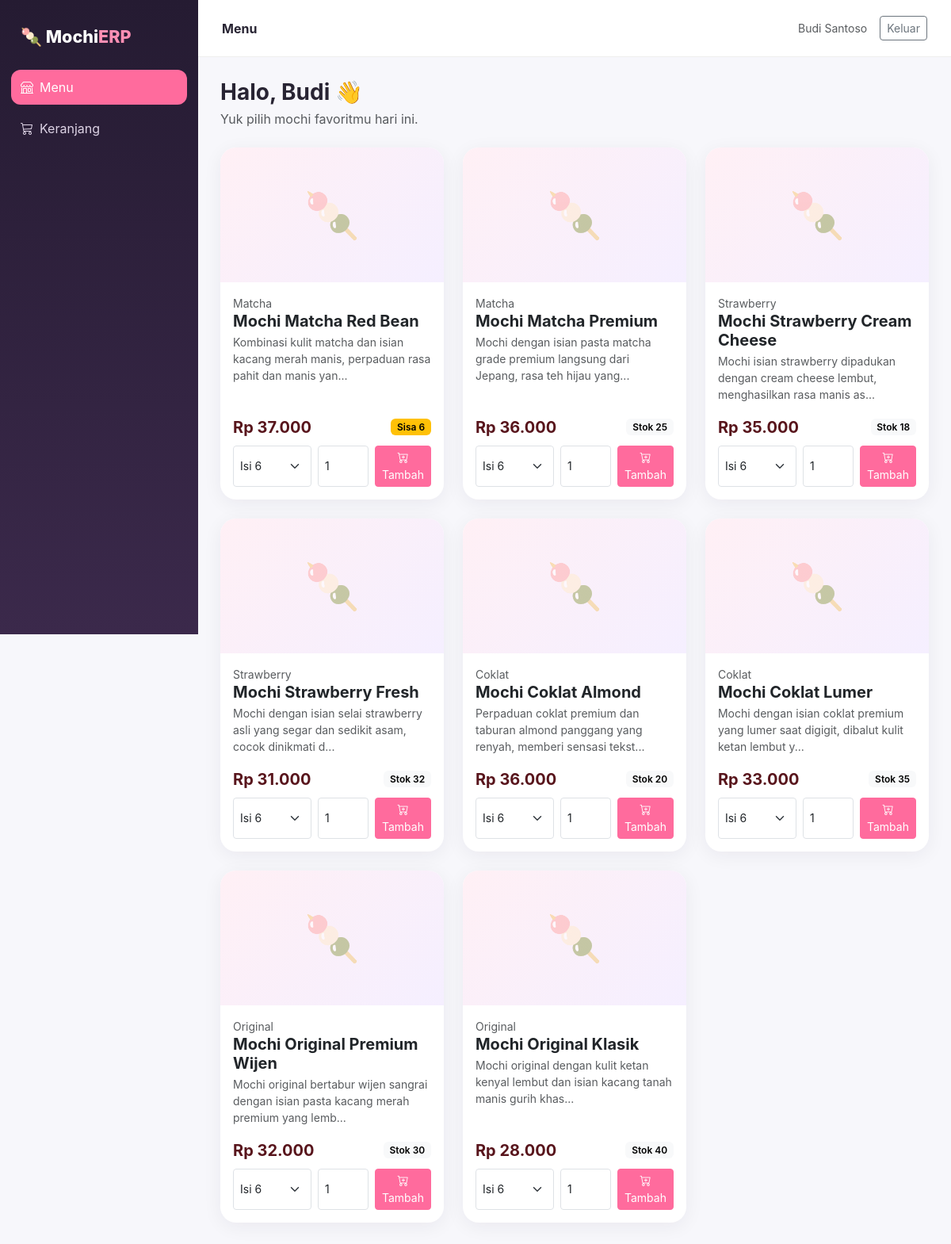
Screenshot of /index.php?route=home (signed in) with the database file from the repository.
### tables this page shows
CREATE TABLE `produk` (
  `id` INT AUTO_INCREMENT PRIMARY KEY,
  `kategori_id` INT NOT NULL COMMENT 'Relasi ke tabel kategori (rasa mochi)',
  `kode_produk` VARCHAR(30) NOT NULL UNIQUE COMMENT 'SKU / Barcode unik produk (misal: MCH-ORI-001)',
  `nama_produk` VARCHAR(150) NOT NULL COMMENT 'Nama komersial mochi',
  `slug` VARCHAR(180) NOT NULL UNIQUE COMMENT 'Slug untuk URL detail produk',
  `deskripsi` TEXT DEFAULT NULL COMMENT 'Deskripsi detail isian dan bahan mochi',
  `varian_isi` VARCHAR(50) NOT NULL DEFAULT 'Isi 6, Isi 12, Isi 20' COMMENT 'Pilihan varian jumlah isi per box yang tersedia',
  `harga_beli` DECIMAL(12,2) NOT NULL DEFAULT 0.00 COMMENT 'HPP (Harga Pokok Pembelian) satuan saat produksi/restock',
  `harga_jual` DECIMAL(12,2) NOT NULL DEFAULT 0.00 COMMENT 'Harga jual ke konsumen e-commerce',
  `stok` INT NOT NULL DEFAULT 0 COMMENT 'Jumlah stok fisik (box) saat ini',
  `stok_minimum` INT NOT NULL DEFAULT 5 COMMENT 'Batas peringatan stok menipis pada dashboard ERP',
  `berat_gram` INT NOT NULL DEFAULT 250 COMMENT 'Berat produk dalam gram untuk hitung ongkir',
  `gambar` VARCHAR(255) DEFAULT 'default_mochi.jpg' COMMENT 'Nama file foto produk',
  `status` ENUM('aktif', 'nonaktif') NOT NULL DEFAULT 'aktif' COMMENT 'Status tayang di katalog',
  `dibuat_pada` DATETIME DEFAULT CURRENT_TIMESTAMP,
  `diperbarui_pada` DATETIME DEFAULT CURRENT_TIMESTAMP ON UPDATE CURRENT_TIMESTAMP,
  CONSTRAINT `fk_produk_kategori` FOREIGN KEY (`kategori_id`) REFERENCES `kategori` (`id`) ON DELETE
  RESTRICT ON UPDATE CASCADE
);

CREATE TABLE `kategori` (
  `id` INT AUTO_INCREMENT PRIMARY KEY,
  `nama_kategori` VARCHAR(100) NOT NULL COMMENT 'Nama kategori rasa mochi (Original, Coklat, Strawberry, Matcha)',
  `slug` VARCHAR(120) NOT NULL UNIQUE COMMENT 'Slug ramah URL',
  `deskripsi` TEXT DEFAULT NULL COMMENT 'Penjelasan singkat kategori rasa',
  `dibuat_pada` DATETIME DEFAULT CURRENT_TIMESTAMP
);

### config/app.php (called while the page is built, shortened)
<?php
function db(): PDO {
    static $db;
    if (!$db) $db = (new Database())->connect();
    return $db;
}
function base_url(string $path=''): string {
    $base = rtrim(dirname($_SERVER['SCRIPT_NAME']), '/\\');
    return $base . ($path ? '/'.$path : '');
}
function e($value): string {
    return htmlspecialchars((string)$value, ENT_QUOTES, 'UTF-8');
}
function rupiah($n): string {
    return 'Rp '.number_format((float)$n, 0, ',', '.');
}
function auth(): ?array { return $_SESSION['user'] ?? null; }
function view(string $name, array $data=[]): void {
    extract($data);
    require __DIR__.'/../app/views/'.$name.'.php';
}

### public/index.php (called while the page is built, shortened)
<?php
require_once __DIR__.'/../config/app.php';
$route = $_GET['route'] ?? 'catalog';
$map = [
 'home' => ['HomeController','index'],
 'kategori' => ['KategoriController','index'],
 'produk' => ['ProdukController','index'],
 'pengguna' => ['PenggunaController','index'],
 'pesanan' => ['PesananController','index'],
 'keranjang' => ['KeranjangController','keranjang'],
 'checkout' => ['KeranjangController','checkout'],
 'pembayaran' => ['KeranjangController','pembayaran'],
];
[$controller,$method] = $map[$route];
(new $controller())->$method();

### app/views/home/menu.php (the view, shortened to what this page needs)
<?php $title='Menu'; require __DIR__.'/../partials/header.php'; ?>
<div class="d-flex justify-content-between align-items-center mb-4 flex-wrap gap-3">
  <div>
    <h3 class="fw-bold mb-1">Halo, <?=e(explode(' ', auth()['nama_lengkap'])[0])?> 👋</h3>
    <div class="text-muted">Yuk pilih mochi favoritmu hari ini.</div>
  </div>
</div>
<?php if(empty($rows)): ?>
<div class="card p-5 text-center text-muted"><i class="bi bi-emoji-frown fs-1 d-block mb-2"></i>Menu tidak ditemukan.</div>
<?php else: ?>
<div class="row g-4">
<?php foreach($rows as $p):
  $opsi = array_map('trim', explode(',', $p['varian_isi']));
  $habis = $p['stok'] <= 0;
?>
<div class="col-md-6 col-xl-4">
<div class="card h-100 menu-card">
  <div class="menu-img d-flex align-items-center justify-content-center">
    <span class="menu-emoji">🍡</span>
  </div>
  <div class="card-body d-flex flex-column">
    <div class="small text-muted"><?=e($p['nama_kategori'])?></div>
    <h5 class="fw-bold mb-1"><?=e($p['nama_produk'])?></h5>
    <p class="small text-muted flex-grow-1"><?=e(mb_strimwidth($p['deskripsi']??'',0,90,'...'))?></p>
    <div class="d-flex justify-content-between align-items-center mb-2">
      <div class="fw-bold fs-5 text-danger-emphasis"><?=rupiah($p['harga_jual'])?></div>
      <?php if($habis): ?><span class="badge text-bg-secondary">Stok habis</span>
      <?php elseif($p['stok']<=$p['stok_minimum']): ?><span class="badge text-bg-warning">Sisa <?=$p['stok']?></span>
      <?php else: ?><span class="badge text-bg-light">Stok <?=$p['stok']?></span><?php endif; ?>
    </div>
    <?php if(!$habis): ?>
    <form method="post" action="<?=base_url('index.php?route=keranjang')?>" class="d-flex gap-2">
      <select class="form-select form-select-sm" name="varian" style="max-width:120px">
        <?php foreach($opsi as $o): ?><option value="<?=e($o)?>"><?=e($o)?></option><?php endforeach; ?>
      </select>
      <input class="form-control form-control-sm" style="max-width:64px" type="number" name="qty" value="1" min="1" max="<?=$p['stok']?>">
      <button class="btn btn-sm btn-pink flex-grow-1"><i class="bi bi-cart-plus"></i> Tambah</button>
    </form>
    <?php else: ?>
    <button class="btn btn-sm btn-outline-secondary" disabled>Stok Habis</button>
    <?php endif; ?>
  </div>
</div>
</div>
<?php endforeach; ?>
</div>
<?php endif; ?>
<?php require __DIR__.'/../partials/footer.php'; ?>

### app/views/partials/header.php (style rules this page uses)
:root { --pink:#ff6b9d;--dark:#241b2f;--cream:#fff9f4 }
body { background:#f7f7fb;color:#282433;font-family:Inter,system-ui,-apple-system,Segoe UI,sans-serif }
.card { border:0;border-radius:18px;box-shadow:0 5px 24px rgba(35,25,45,.06) }
.badge { font-weight:600 }
.btn-pink { background:#ff6b9d;border-color:#ff6b9d;color:#fff }
.menu-card { border-radius:20px;overflow:hidden;transition:transform .15s }
.menu-img { height:170px;background:linear-gradient(135deg,#fff0f5,#f5efff);position:relative }
.menu-emoji { position:absolute;font-size:3.5rem;opacity:.5 }

### rows the page displays
produk: kategori.nama_kategori "Matcha", nama_produk "Mochi Matcha Red Bean", deskripsi "Kombinasi kulit matcha dan isian kacang merah manis, perpaduan rasa pahit dan manis yan...", harga_jual "Rp 37.000", stok "6", varian "Isi 6"
produk: kategori.nama_kategori "Matcha", nama_produk "Mochi Matcha Premium", deskripsi "Mochi dengan isian pasta matcha grade premium langsung dari Jepang, rasa teh hijau yang...", harga_jual "Rp 36.000", stok "25", varian "Isi 6"
produk: kategori.nama_kategori "Strawberry", nama_produk "Mochi Strawberry Cream Cheese", deskripsi "Mochi isian strawberry dipadukan dengan cream cheese lembut, menghasilkan rasa manis as...", harga_jual "Rp 35.000", stok "18", varian "Isi 6"
produk: kategori.nama_kategori "Strawberry", nama_produk "Mochi Strawberry Fresh", deskripsi "Mochi dengan isian selai strawberry asli yang segar dan sedikit asam, cocok dinikmati d...", harga_jual "Rp 31.000", stok "32", varian "Isi 6"
produk: kategori.nama_kategori "Coklat", nama_produk "Mochi Coklat Almond", deskripsi "Perpaduan coklat premium dan taburan almond panggang yang renyah, memberi sensasi tekst...", harga_jual "Rp 36.000", stok "20", varian "Isi 6"
produk: kategori.nama_kategori "Coklat", nama_produk "Mochi Coklat Lumer", deskripsi "Mochi dengan isian coklat premium yang lumer saat digigit, dibalut kulit ketan lembut y...", harga_jual "Rp 33.000", stok "35", varian "Isi 6"
produk: kategori.nama_kategori "Original", nama_produk "Mochi Original Premium Wijen", deskripsi "Mochi original bertabur wijen sangrai dengan isian pasta kacang merah premium yang lemb...", harga_jual "Rp 32.000", stok "30", varian "Isi 6"
produk: kategori.nama_kategori "Original", nama_produk "Mochi Original Klasik", deskripsi "Mochi original dengan kulit ketan kenyal lembut dan isian kacang tanah manis gurih khas...", harga_jual "Rp 28.000", stok "40", varian "Isi 6"

### other values shown
$title "Menu"
auth()['nama_lengkap'] "Budi Santoso"
explode(' ', auth()['nama_lengkap'])[0] "Budi"
